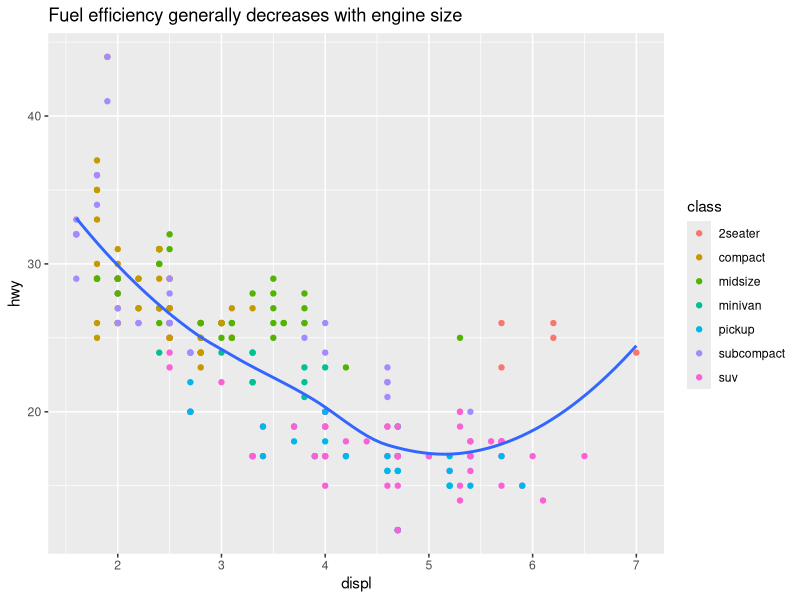
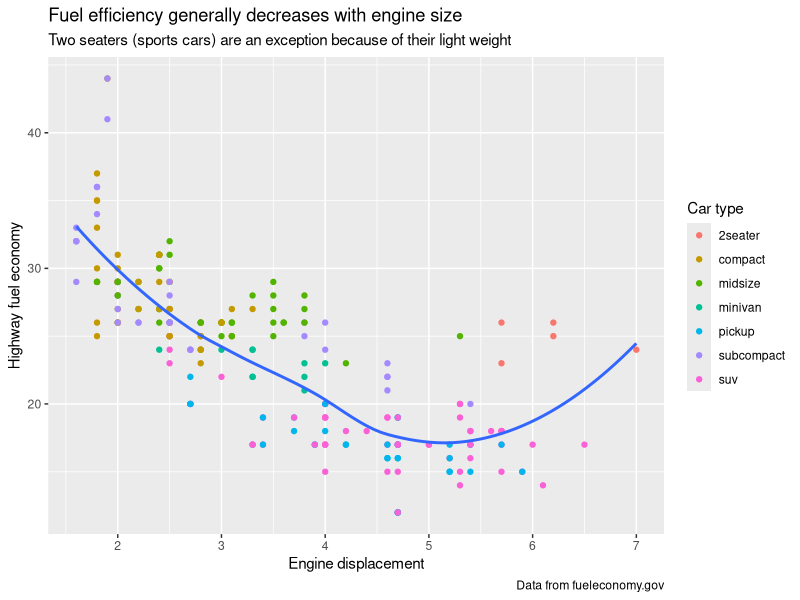
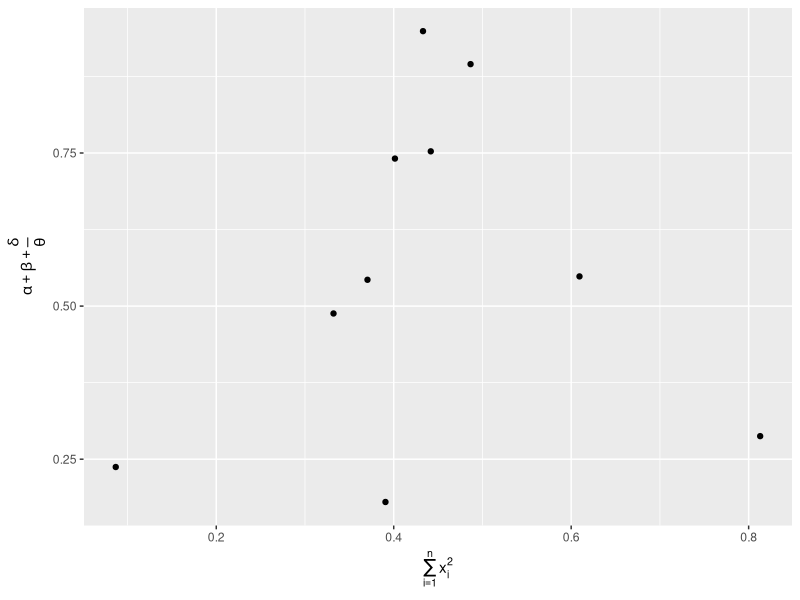
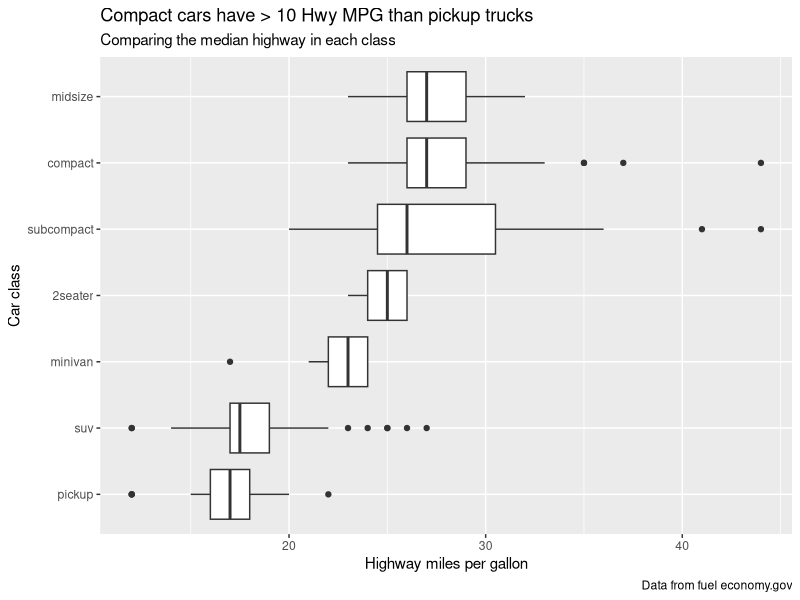
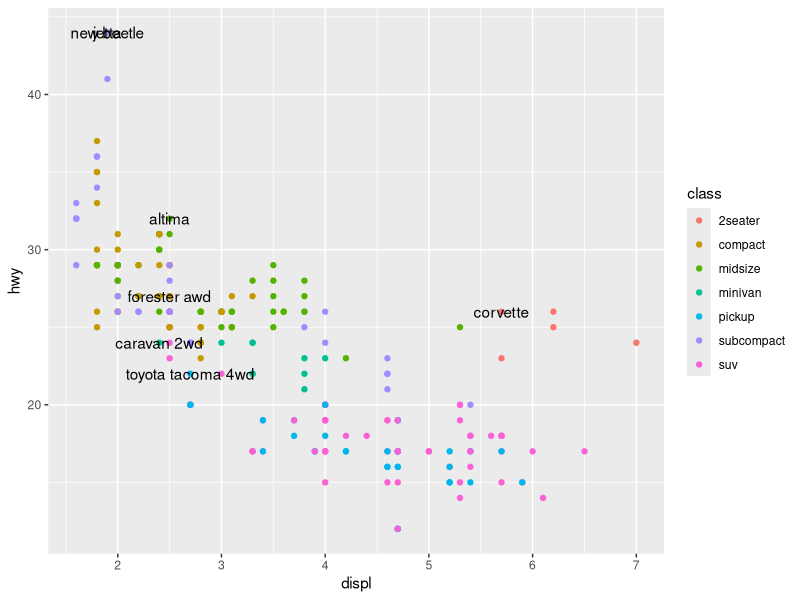
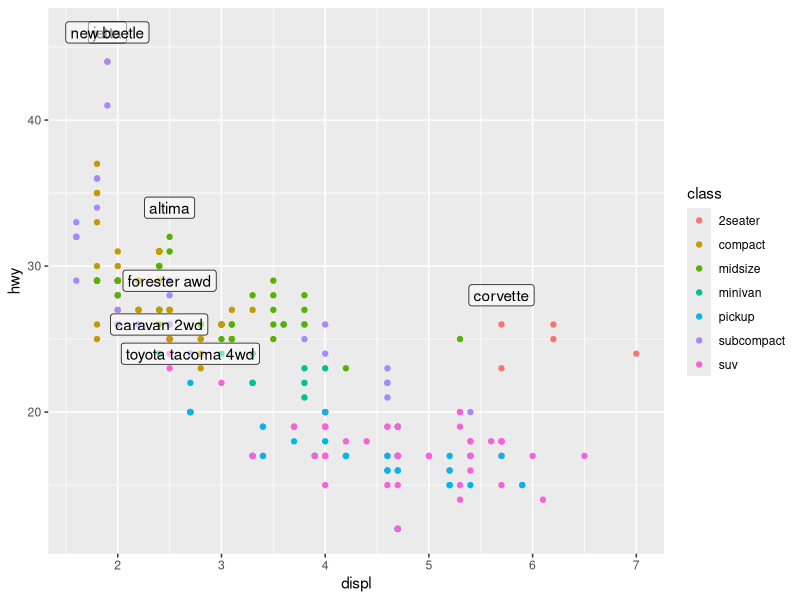
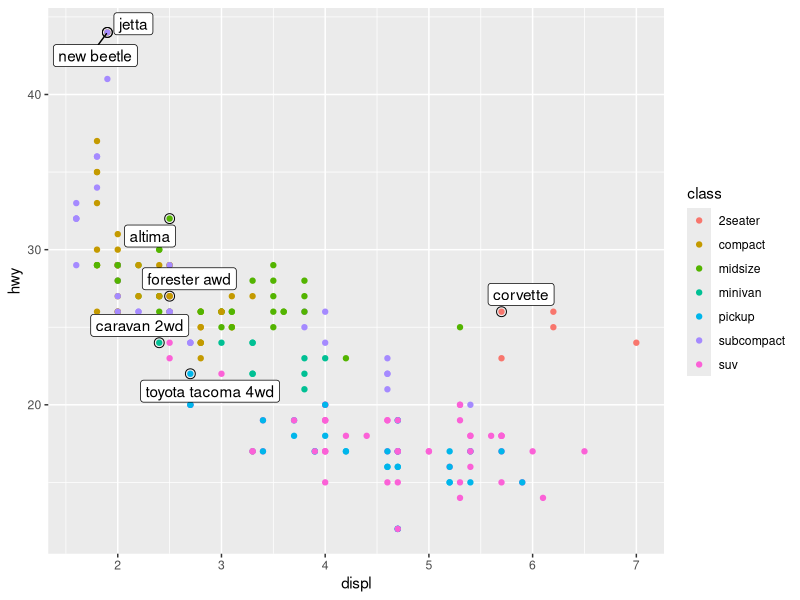
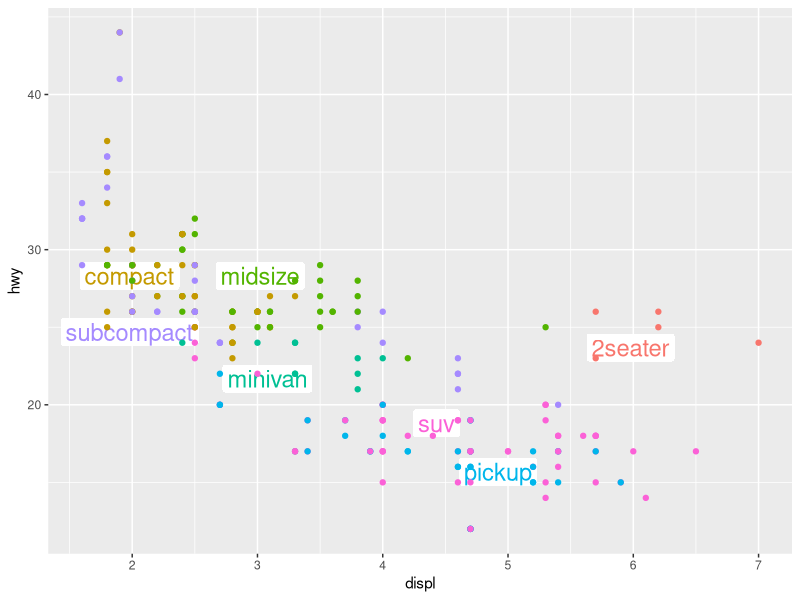

These charts were generated, in order, by the following R code:
## ---- chunk 1
knitr::opts_chunk$set(echo = TRUE)
## ---- chunk 2
library(tidyverse)
## ---- chunk 3
ggplot(mpg, aes(displ, hwy))+
  geom_point(aes(color = class))+
  geom_smooth(se = F)+
  labs(title = paste('Fuel efficiency generally decreases with',
                     'engine size'))
## ---- chunk 4
ggplot(mpg, aes(displ, hwy))+
  geom_point(aes(color = class))+
  geom_smooth(se = F)+
  labs(
    title = 'Fuel efficiency generally decreases with engine size',
    subtitle = 'Two seaters (sports cars) are an exception because of their light weight',
    caption = 'Data from fueleconomy.gov',
    color = 'Car type',
    y = 'Highway fuel economy',
    x = 'Engine displacement'
  )
## ---- chunk 5
df = tibble(
  x = runif(10),
  y = runif(10)
)

?plotmath

ggplot(df, aes(x,y))+
  geom_point()+
  labs(
    x = quote(sum(x[i]^2, i == 1, n)),
    y = quote(alpha + beta + frac(delta, theta))
  )
## ---- chunk 6
library(forcats)
ggplot(mpg, aes(x = fct_reorder(class, hwy), y = hwy))+
  geom_boxplot()+
  labs(
    title = 'Compact cars have > 10 Hwy MPG than pickup trucks',
    subtitle = 'Comparing the median highway in each class',
    caption = 'Data from fuel economy.gov',
    x = 'Car class',
    y = 'Highway miles per gallon'
  )+
  coord_flip()
## ---- chunk 7
best_class = mpg %>%
  group_by(class)%>%
  filter(row_number(desc(hwy)) == 1) # top highway per class

ggplot(mpg, aes(displ, hwy))+
  geom_point(aes(color = class))+
  geom_text(aes(label = model), data = best_class)
## ---- chunk 8
ggplot(mpg,aes(displ, hwy))+
  geom_point(aes(color = class))+
  geom_label(
    aes(label = model),
    data = best_class,
    nudge_y = 2,
    alpha = .5,
  )
## ---- chunk 9
ggplot(mpg,aes(displ, hwy))+
  geom_point(aes(color = class))+
  geom_point(size = 3, shape = 1, data = best_class)+
  ggrepel::geom_label_repel(
    aes(label = model),
    data = best_class
  )
## ---- chunk 10
class_avg = mpg %>%
  group_by(class) %>%
  summarise(
    displ = median(displ),
    hwy = median(hwy)
  )

ggplot(mpg, aes(displ, hwy, color = class))+
  ggrepel::geom_label_repel(aes(label = class),
                            data = class_avg,
                            size = 6, 
                            label.size = 0,
                            segment.colour = NA)+
  geom_point()+
  theme(legend.position = 'None')
## ---- chunk 11
label = mpg %>%
  summarise(displ = max(displ),
            hwy = max(hwy),
            label = 'Increasing engine size is\nrelated to decreasing fuel economy')

ggplot(mpg, aes(displ, hwy))+
  geom_point()+
  geom_text(
    aes(label = label),
    data = label,
    vjust = 'top',
    hjust = 'right'
  )


## ---- chunk 12
label = tibble(
  displ = Inf,
  hwy = Inf,
  label = 'Increasing engine size is \nrelated to decreasing fuel economy'
)

ggplot(mpg, aes(displ, hwy))+
  geom_point()+
  geom_text(
    aes(label = label),
    data = label,
    vjust = 'top',
    hjust = 'right'
  )
## ---- chunk 13
label <- tribble(
  ~displ, ~hwy, ~label, ~vjust, ~hjust,
  Inf, Inf, "Top right", "top", "right",
  Inf, -Inf, "Bottom right", "bottom", "right",
  -Inf, Inf, "Top left", "top", "left",
  -Inf, -Inf, "Bottom left", "bottom", "left"
)

label

ggplot(mpg, aes(displ, hwy))+
  geom_point()+
  geom_text(aes(label = label, vjust = vjust, hjust = hjust), data = label)
## ---- chunk 14
label <- tibble(
  displ = Inf,
  hwy = Inf,
  label = "Increasing engine size is \nrelated to decreasing fuel economy."
)

ggplot(mpg, aes(displ, hwy)) +
  geom_point() +
  geom_text(aes(label = label),
    data = label, vjust = "top", hjust = "right",
    size = 2
  ) +
  facet_wrap(~class)
## ---- chunk 15
label <- tibble(
  displ = Inf,
  hwy = Inf,
  class = "2seater",
  label = "Increasing engine size is \nrelated to decreasing fuel economy."
)

ggplot(mpg, aes(displ, hwy)) +
  geom_point() +
  geom_text(aes(label = label),
    data = label, vjust = "top", hjust = "right",
    size = 2
  ) +
  facet_wrap(~class)
## ---- chunk 16
label <- tibble(
  displ = Inf,
  hwy = Inf,
  class = unique(mpg$class),
  label = str_c("Label for ", class)
)

ggplot(mpg, aes(displ, hwy)) +
  geom_point() +
  geom_text(aes(label = label),
    data = label, vjust = "top", hjust = "right",
    size = 3
  ) +
  facet_wrap(~class)
## ---- chunk 17
ggplot(mpg, aes(displ, hwy))+
  geom_point(aes(color = class))+
  scale_x_continuous()+
  scale_y_continuous()+
  scale_color_discrete()
  
## ---- chunk 18
ggplot(mpg, aes(displ, hwy))+
  geom_point()+
  scale_y_continuous(breaks = seq(15,40, by = 5))
## ---- chunk 19
ggplot(mpg, aes(displ, hwy))+
  geom_point()+
  scale_y_continuous(labels = NULL)+
   scale_x_continuous(labels = NULL)
## ---- chunk 20
presidential %>%
  mutate(id = 33 + row_number()) %>%
  ggplot(aes(start,id))+
  geom_point()+
  geom_segment(aes(xend = end, yend = id))+
  scale_x_date( NULL, 
                breaks = presidential$start,
                date_labels = "`%y"
    
  )

?scale_x_date
## ---- chunk 21
base = ggplot(mpg, aes(displ, hwy))+
  geom_point(aes(color = class))

base + theme(legend.position = 'left')
base + theme(legend.position = 'top')
base + theme(legend.position = 'bottom')
## ---- chunk 22
ggplot(mpg, aes(displ, hwy))+
  geom_point(aes(color = class))+
  geom_smooth(se = F)+
  theme(legend.position = 'bottom')+
  guides(
    color = guide_legend(
      nrow = 1,
      override.aes = list(size = 4)
    )
  )
## ---- chunk 23
ggplot(diamonds, aes(carat, price))+
  geom_bin2d()+
  scale_x_log10()+
  scale_y_log10()
## ---- chunk 24
ggplot(mpg, aes(displ, hwy))+
  geom_point(aes(color = drv))+
  scale_color_brewer(palette = 'Dark2')
## ---- chunk 25
presidential %>%
  mutate(id = 33 + row_number()) %>%
  ggplot(aes(start, id, color = party))+
  geom_point()+
  geom_segment(aes(xend = end, yend = id))+
  scale_colour_manual(
    values = c(Republican = 'red', Democratic = 'blue')
  )
## ---- chunk 26
df = tibble(
  x = rnorm(1000),
  y = rnorm(1000)
)

ggplot(df, aes(x,y))+
  geom_hex()+
  viridis::scale_fill_viridis()
## ---- chunk 27
ggplot(df, aes(x, y)) +
  geom_hex() +
  scale_fill_gradient(low = "white", high = "red") +
  coord_fixed()
## ---- chunk 28
ggplot(mpg, aes(displ, hwy)) +
  geom_point(aes(colour = class)) +
  geom_smooth(se = FALSE) +
  scale_x_continuous("Engine displacement (L)") +
  scale_y_continuous("Highway fuel economy (mpg)") +
  scale_colour_discrete("Car type")
## ---- chunk 29
ggplot(mpg, aes(displ, hwy)) +
  geom_point(aes(colour = class)) +
  geom_smooth()+
  coord_cartesian(xlim = c(5,7), ylim = c(10,30))
## ---- chunk 30
mpg %>%
  filter(displ>=5, displ<=7, hwy >=10, hwy<=30) %>%
  ggplot(aes(displ, hwy))+
  geom_point(aes(color = class))+
  geom_smooth()
## ---- chunk 31
suv = mpg %>%
  filter(class == 'suv')

compact = mpg %>% filter(class == 'compact')

ggplot(suv, aes(displ, hwy, color = drv))+
  geom_point()

ggplot(compact, aes(displ, hwy, color = drv))+
  geom_point()
## ---- chunk 32
x_scale = scale_x_continuous(limits = range(mpg$displ))
y_scale = scale_y_continuous(limits = range(mpg$hwy))
col_scale = scale_color_discrete(limits = unique(mpg$drv))
## ---- chunk 33
ggplot(suv, aes(displ, hwy, color = drv))+
  geom_point()+
  x_scale+
  y_scale+
  col_scale

ggplot(compact, aes(displ, hwy, color = drv))+
  geom_point()+
  x_scale+
  y_scale+
  col_scale
## ---- chunk 34
ggplot(mpg, aes(displ, hwy))+
  geom_point(aes(color = class))+
 geom_smooth()+
  theme_minimal()
## ---- chunk 35
ggplot(mpg, aes(displ, hwy))+
  geom_point(aes(color = class))+
 geom_smooth()+
  theme_minimal()

ggsave('my_plot.pdf')
